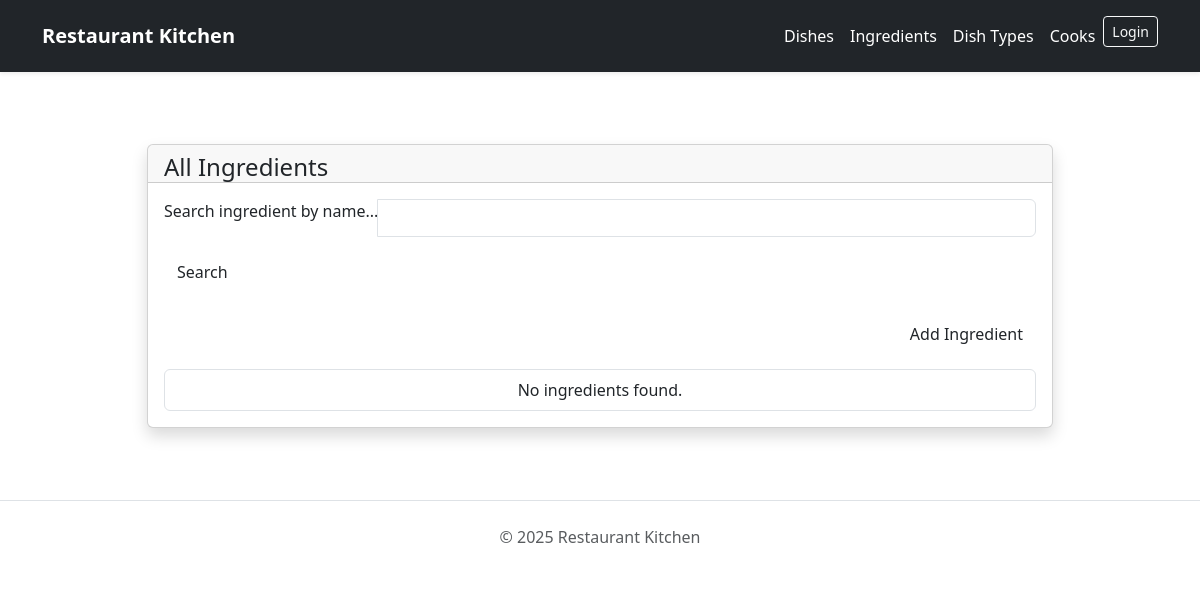
The page /ingredients/ on the database as committed earlier.
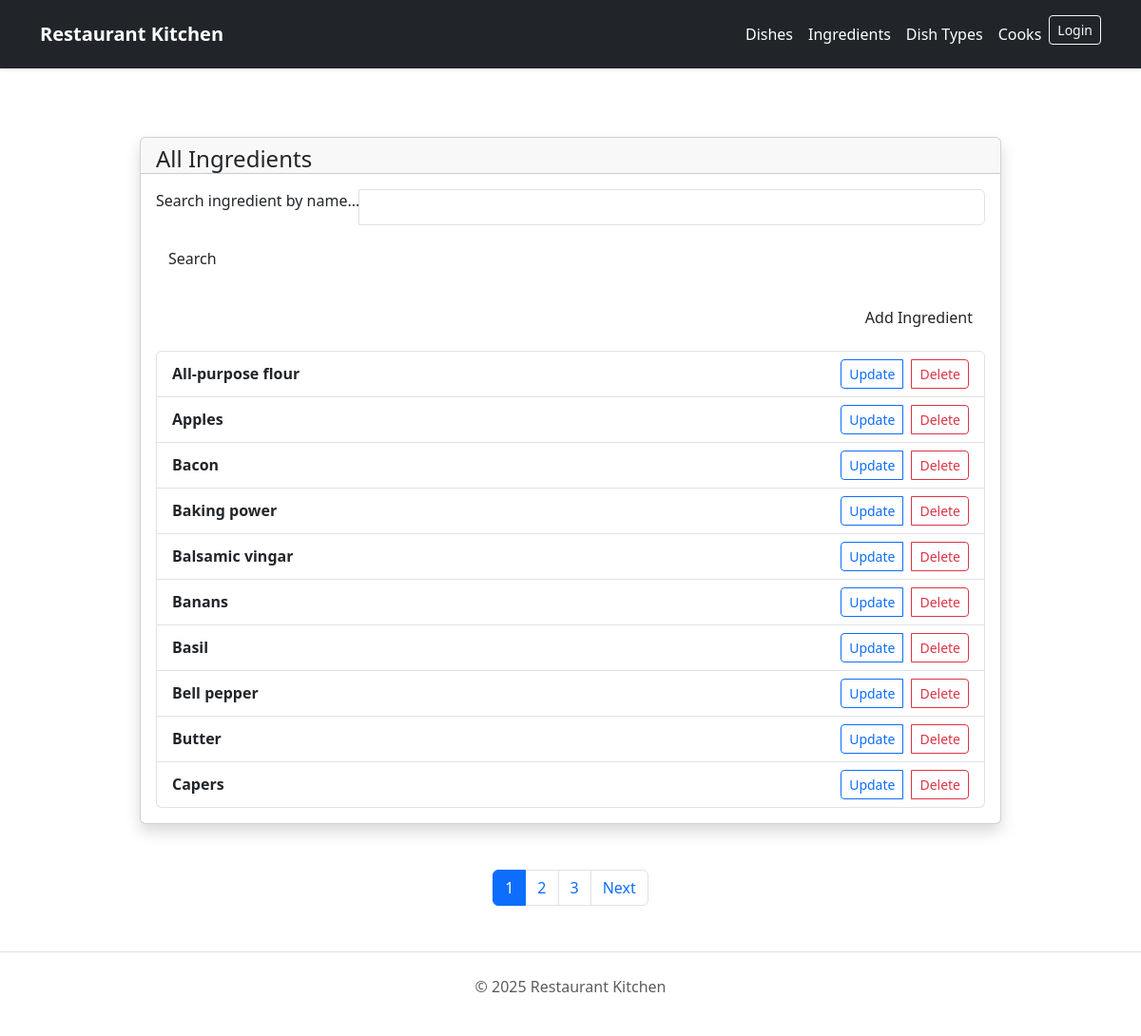
The same page on the database as committed later.
### menu/models.py (models this page shows, shortened)
class Ingredient(models.Model):
    name = models.CharField(max_length=100)
    class Meta:
        verbose_name_plural = "Ingredients"
        ordering = ["name"]
        verbose_name="Ingredient"

### menu/views.py (the view)
# urls.py: path("ingredients/", views.IngredientListView.as_view(), name="ingredient-list"),
class IngredientListView(generic.ListView):
    model = Ingredient
    template_name = "menu/ingredient_list.html"
    context_object_name = "ingredient_list"
    paginate_by = 10
    queryset = Ingredient.objects.all()
    def get_context_data(self, **kwargs):
        context = super().get_context_data(**kwargs)
        name = self.request.GET.get("name", "")
        context["search_form"] = IngredientSearchForm(initial={"name": name})
        return context
    def get_queryset(self):
        form = IngredientSearchForm(self.request.GET)
        if form.is_valid():
            name = form.cleaned_data["name"]
            if name:
                return self.queryset.filter(name__icontains=name)
        return self.queryset

### menu/forms.py
class IngredientSearchForm(forms.Form):
    name = forms.CharField(
        required=False,
        label="",
        widget=forms.TextInput(attrs={"placeholder": "Search ingredient by name"})
    )

### templates/menu/ingredient_list.html (shortened to what this page needs)
{% extends "base.html" %}
{% load static %}
{% block body %}class="bg-gray-200"{% endblock %}
{% block content %}
<div class="container py-4 mt-6">
  <div class="row">
    <div class="col-lg-10 mx-auto">
      <div class="card shadow border-radius-xl">
        <div class="card-header pb-0">
          <h4 class="mb-0">All Ingredients</h4>
        </div>
        <div class="card-body">
          <form method="get" class="mb-4">
            <div class="input-group input-group-outline">
              <label class="form-label">Search ingredient by name...</label>
              <input type="text" name="name" class="form-control" value="{{ request.GET.name }}">
            </div>
            <button class="btn bg-gradient-primary mt-3" type="submit">Search</button>
          </form>
          <div class="d-flex justify-content-end mb-3">
            <a class="btn bg-gradient-success" href="{% url 'menu:ingredient-create' %}">Add Ingredient</a>
          </div>
          <ul class="list-group">
            {% for ingredient in ingredient_list %}
              <li class="list-group-item d-flex justify-content-between align-items-center">
                <div>
                  <strong>{{ ingredient.name }}</strong>
                </div>
                <div class="btn-group" role="group">
                  <a href="{% url 'menu:ingredient-update' ingredient.pk %}" class="btn btn-sm btn-outline-primary">Update</a>
                  <a href="{% url 'menu:ingredient-delete' ingredient.pk %}" class="btn btn-sm btn-outline-danger ms-2">Delete</a>
                </div>
              </li>
            {% empty %}
              <li class="list-group-item text-center">No ingredients found.</li>
            {% endfor %}
          </ul>
        </div>
      </div>
    </div>
  </div>
</div>
  {% if is_paginated %}
  <nav aria-label="Page navigation">
    <ul class="pagination justify-content-center mt-4">
      {% for num in paginator.page_range %}
        {% if page_obj.number == num %}
          <li class="page-item active">
            <span class="page-link">{{ num }}</span>
          </li>
        {% elif num > page_obj.number|add:'-3' and num < page_obj.number|add:'3' %}
          <li class="page-item">
            <a class="page-link" href="?page={{ num }}{% if request.GET.name %}&name={{ request.GET.name }}{% endif %}">{{ num }}</a>
          </li>
        {% endif %}
      {% endfor %}
      {% if page_obj.has_next %}
        <li class="page-item">
          <a class="page-link" href="?page={{ page_obj.next_page_number }}{% if request.GET.name %}&name={{ request.GET.name }}{% endif %}">Next</a>
        </li>
      {% endif %}
    </ul>
  </nav>
{% endif %}
{% endblock %}

### templates/base.html (shortened to what this page needs)
{% load static %}
<!DOCTYPE html>
<html lang="en">
<head>
    <link href="https://unpkg.com/material-kit@3.0.0/assets/css/material-kit.min.css" rel="stylesheet" />
    <link rel="stylesheet" href="https://cdn.jsdelivr.net/npm/bootstrap@5.3.0/dist/css/bootstrap.min.css">
</head>
<body class="{% block body %}{% endblock %}">
<nav class="navbar navbar-expand-lg navbar-dark bg-dark shadow-sm py-3 sticky-top">
  <div class="container">
    <a class="navbar-brand text-white fw-bold" href="{% url 'menu:index' %}">
      Restaurant Kitchen
    </a>
    <div class="collapse navbar-collapse" id="navbarContent">
      <ul class="navbar-nav ms-auto">
        <li class="nav-item">
          <a class="nav-link text-white" href="{% url 'menu:dish-list' %}">Dishes</a>
        </li>
        <li class="nav-item">
          <a class="nav-link text-white" href="{% url 'menu:ingredient-list' %}">Ingredients</a>
        </li>
        <li class="nav-item">
          <a class="nav-link text-white" href="{% url 'menu:dishtype-list' %}">Dish Types</a>
        </li>
        <li class="nav-item">
          <a class="nav-link text-white" href="{% url 'menu:cook-list' %}">Cooks</a>
        </li>
        {% if user.is_authenticated %}
        <li class="nav-item d-flex align-items-center">
          <span class="text-white mx-3">Hi, {{ user.username }}</span>
          <a class="btn btn-sm btn-light text-dark" href="{% url 'logout' %}">Logout</a>
        </li>
        {% else %}
        <li class="nav-item">
          <a class="btn btn-sm btn-outline-light" href="{% url 'login' %}">Login</a>
        </li>
        {% endif %}
      </ul>
    </div>
  </div>
</nav>
<main class="container mt-5">
  {% block content %}{% endblock %}
</main>
<footer class="text-center text-muted py-4 mt-5 border-top">
  <p>&copy; 2025 Restaurant Kitchen</p>
</footer>
</body>
</html>

Rows that differ between the two databases and show on the page:
added Ingredient: name "All-purpose flour"
added Ingredient: name "Apples"
added Ingredient: name "Bacon"
added Ingredient: name "Baking power"
added Ingredient: name "Balsamic vingar"
added Ingredient: name "Banans"
added Ingredient: name "Basil"
added Ingredient: name "Bell pepper"
added Ingredient: name "Butter"
added Ingredient: name "Capers"
Other text that changed with them:
new list line: "1"
new list line: "2"
new list line: "3"
text no longer shown: "No ingredients found."
text now shown: "Next"
